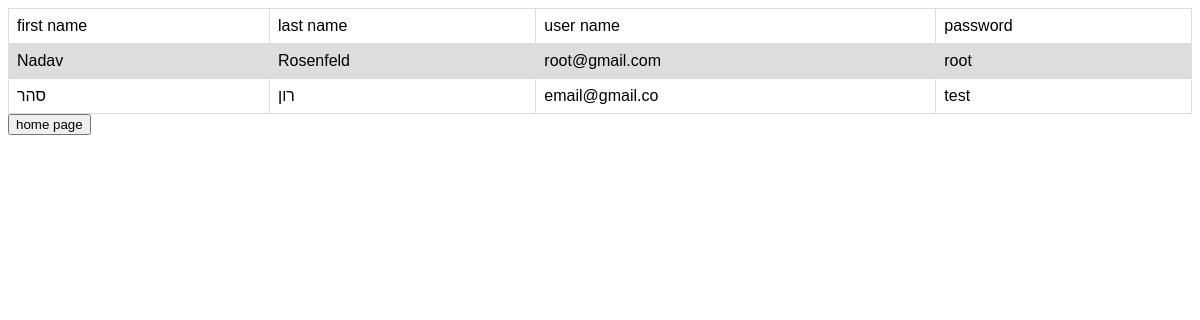
Before: /user_data.php with the older database file.
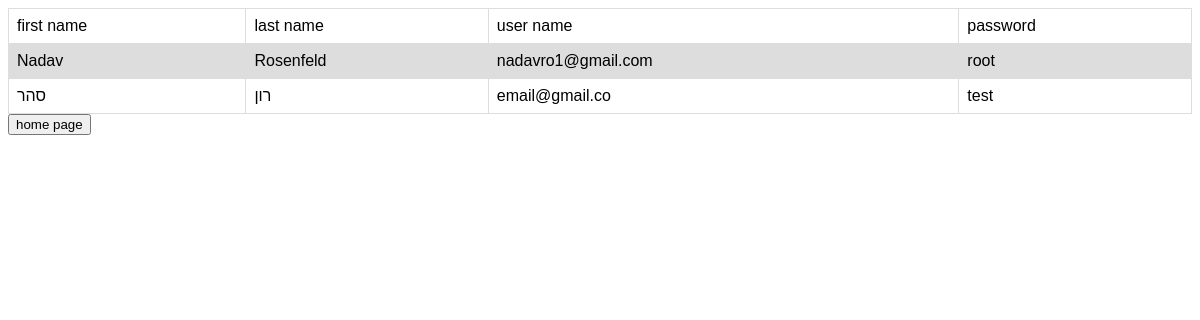
After: the same page with the newer database file.
### tables this page shows
CREATE TABLE `user` (
  `id` int(11) NOT NULL,
  `first` varchar(42) NOT NULL,
  `last` varchar(42) NOT NULL,
  `uid` varchar(1000) NOT NULL,
  `pwd` varchar(1000) NOT NULL,
  `phone` varchar(45) NOT NULL
);

### user_data.php (the view, shortened to what this page needs)
<?php
include 'dbh.php';
$sql = "SELECT * FROM user";
$result=$conn->query($sql);
 echo "<table>";
echo("<tr><td>first name</td><td>last name</td><td>user name</td><td>password</td></tr>");
 while($row = $result->fetch_assoc()){
 echo "<tr><td>" . $row['first'] . "</td><td>" . $row['last'] . "</td><td>". $row['uid'] . "</td><td>". $row['pwd'] . "</td></tr>";
}
echo "</table>";
?>
<form action="index.php" method="POST">
	<button>home page</button>
</form>

### user_data.php (style rules this page uses)
table { font-family: arial, sans-serif; border-collapse: collapse; width: 100%; }
td, th { border: 1px solid #dddddd; text-align: left; padding: 8px; }
tr:nth-child(even) { background-color: #dddddd; }

Changed rows visible on the page:
changed user "Nadav": uid "root@gmail.com" → "nadavro1@gmail.com"
